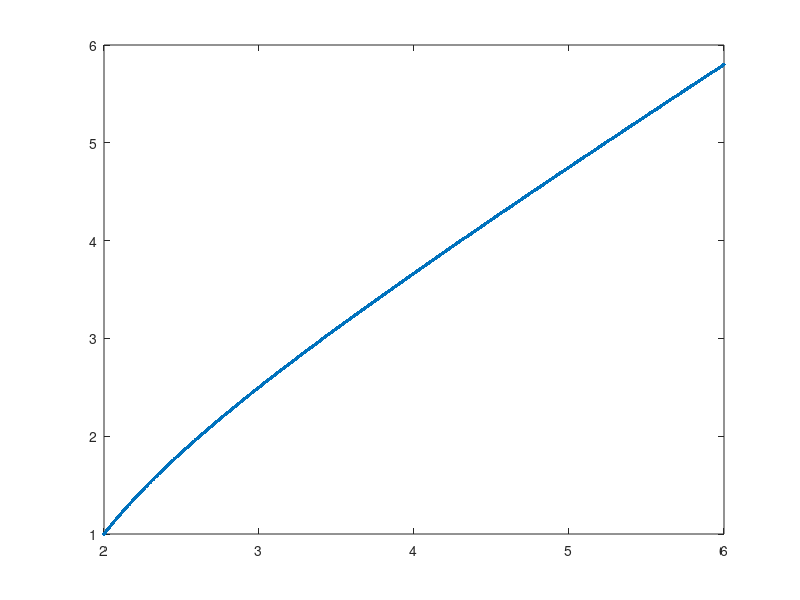

Reproduce this figure in MATLAB.
%% Modified Euler's Method
clc

a=2;
b=6;
h=0.005;
N=(b-a)/h;
alpha=1;

f=@(t,y) 1+(t-y)^2;

t=a;
w=alpha;
x=[t];
y=[w];
fprintf('%f \t %f \n',t,w)

for i=1:N
    w=w+(h/2)*(f(t,w)+f(t+h,w+h*f(t,w)));
    t=a+i*h;
    x(end+1)=t;
    y(end+1)=w;
    fprintf('%f \t %f \n',t,w)
end

plot(x,y, '.', 'markersize',8)